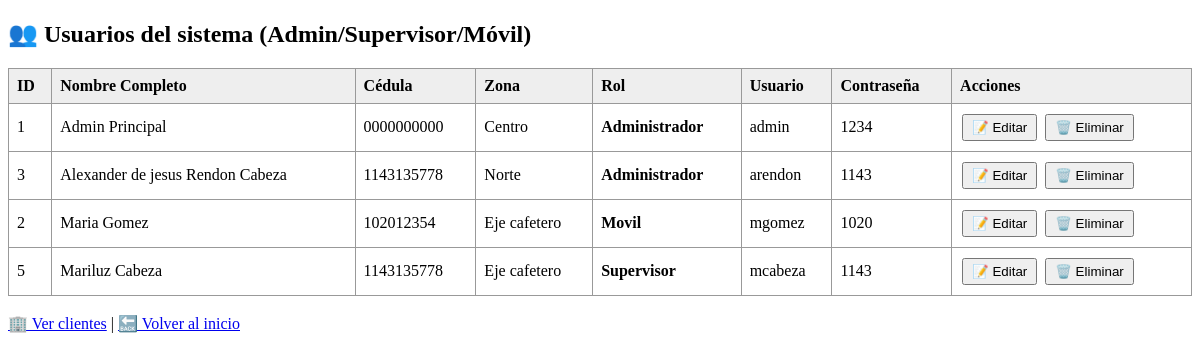
The page /listar_usuarios.php (signed in) on the database its author committed.
### tables this page shows
CREATE TABLE `usuarios` (
  `id` int(11) NOT NULL,
  `nombre` varchar(100) DEFAULT NULL,
  `apellidos` varchar(100) DEFAULT NULL,
  `cedula` varchar(20) DEFAULT NULL,
  `zona` varchar(50) DEFAULT NULL,
  `tipo_usuario` enum('administrador','movil','supervisor','cliente') DEFAULT NULL,
  `username` varchar(100) DEFAULT NULL,
  `password` varchar(100) DEFAULT NULL
);

### listar_usuarios.php (the view, shortened to what this page needs)
<?php
include 'conexion.php';
$sql = "SELECT * FROM usuarios
        WHERE tipo_usuario != 'cliente'
        ORDER BY tipo_usuario ASC, nombre ASC";
$result = mysqli_query($conn, $sql);
?>
<!DOCTYPE html>
<html lang="es">
<head>
</head>
<body>
    <h2>👥 Usuarios del sistema (Admin/Supervisor/Móvil)</h2>
    <table>
        <thead>
            <tr>
                <th>ID</th>
                <th>Nombre Completo</th>
                <th>Cédula</th>
                <th>Zona</th>
                <th>Rol</th>
                <th>Usuario</th>
                <th>Contraseña</th>
                <th>Acciones</th>
            </tr>
        </thead>
        <tbody>
            <?php if (mysqli_num_rows($result) > 0): ?>
                <?php while ($row = mysqli_fetch_assoc($result)): ?>
                    <tr>
                        <td><?= $row['id'] ?></td>
                        <td>
                            <?php
                            $nombre = trim($row['nombre']);
                            $apellidos = trim($row['apellidos']);
                            echo (!empty($nombre) || !empty($apellidos))
                                ? htmlspecialchars($nombre . ' ' . $apellidos)
                                : "<span class='bug'>⚠️ Sin nombre/apellidos</span>";
                            ?>
                        </td>
                        <td><?= !empty($row['cedula']) ? htmlspecialchars($row['cedula']) : "<span class='bug'>⚠️ Sin cédula</span>" ?></td>
                        <td><?= !empty($row['zona']) ? htmlspecialchars($row['zona']) : "<span class='bug'>⚠️ Sin zona</span>" ?></td>
                        <td><strong><?= ucfirst($row['tipo_usuario']) ?></strong></td>
                        <td><?= !empty($row['username']) ? htmlspecialchars($row['username']) : "<span class='bug'>⚠️ Sin usuario</span>" ?></td>
                        <td><?= !empty($row['password']) ? htmlspecialchars($row['password']) : "<span class='bug'>⚠️ Sin contraseña</span>" ?></td>
                        <td class="acciones">
                            <form action="editar_usuario.php" method="GET" style="display:inline;">
                                <button type="submit">📝 Editar</button>
                            </form>
                            <form action="eliminar_usuario.php" method="POST" style="display:inline;" onsubmit="return confirm('¿Seguro que deseas eliminar este usuario?');">
                                <button type="submit">🗑️ Eliminar</button>
                            </form>
                        </td>
                    </tr>
                <?php endwhile; ?>
            <?php endif; ?>
        </tbody>
    </table>
    <br>
    <a href="listar_clientes.php">🏢 Ver clientes</a> |
    <a href="dashboard.php">🔙 Volver al inicio</a>
</body>
</html>

### listar_usuarios.php (style rules this page uses)
table { border-collapse: collapse; width: 100%; }
th, td { padding: 8px; border: 1px solid #999; text-align: left; }
th { background-color: #eee; }
.acciones button { padding: 4px 8px; margin: 2px; cursor: pointer; }

### rows shown on the page
usuarios: id "1", nombre+apellidos "Admin Principal", cedula "0000000000", zona "Centro", tipo_usuario "Administrador", username "admin", password "1234"
usuarios: id "3", nombre+apellidos "Alexander de jesus Rendon Cabeza", cedula "1143135778", zona "Norte", tipo_usuario "Administrador", username "arendon", password "1143"
usuarios: id "2", nombre+apellidos "Maria Gomez", cedula "102012354", zona "Eje cafetero", tipo_usuario "Movil", username "mgomez", password "1020"
usuarios: id "5", nombre+apellidos "Mariluz Cabeza", cedula "1143135778", zona "Eje cafetero", tipo_usuario "Supervisor", username "mcabeza", password "1143"
